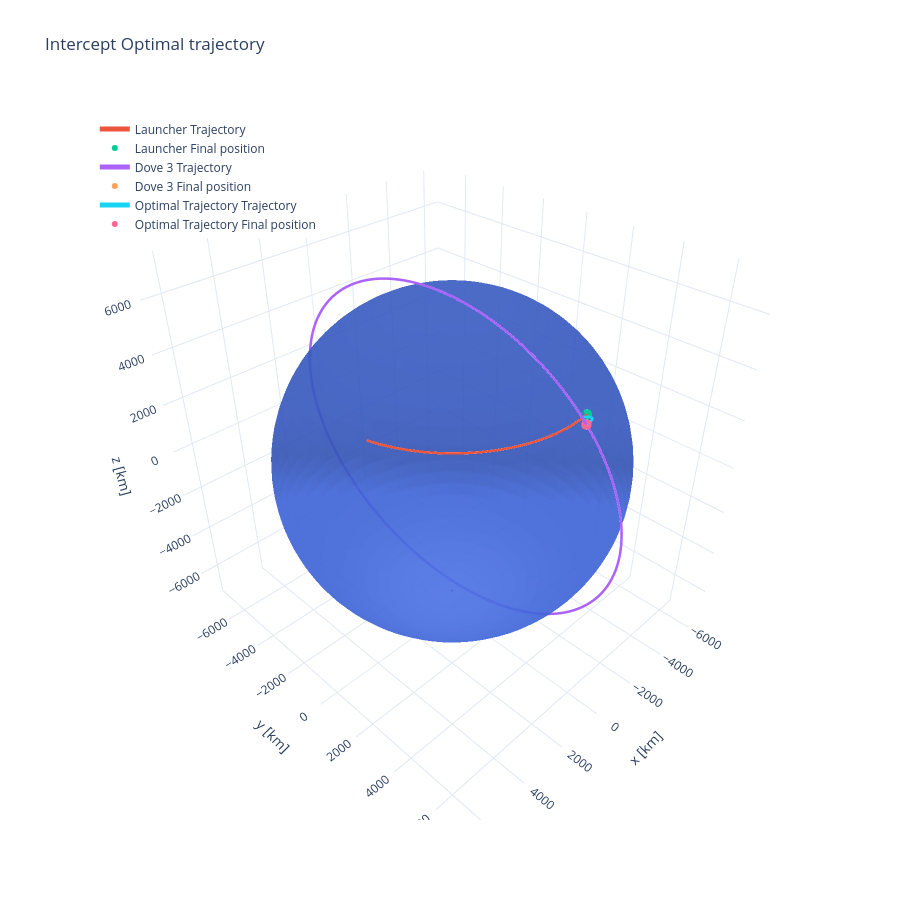

The cell this chart's notebook holds for it:
### Code cell
plot_3d([t_total_utc, t_total_utc, opt_int_t_utc], [launch_r_eci, dove3_r_eci, opt_int_r_arr[0:3,:].T], ["Launcher", "Dove 3", "Optimal Trajectory"], title="Intercept Optimal trajectory", t_max = opt_int_t_utc[-1])

### Figure 1 — Plotly figure (JSON) as saved in the notebook; plotly's stock layout.template omitted (floating-point values rounded to 4 significant figures; data arrays with more than 128 entries replaced by an {"elided": "..."} marker saying what was removed)
{"data": [{"colorscale": [[0, "royalblue"], [1, "royalblue"]], "name": "Earth", "opacity": 0.7, "showscale": false, "type": "surface", "x": {"elided": "80x40 float values"}, "y": {"elided": "80x40 float values"}, "z": {"elided": "80x40 float values"}}, {"line": {"width": 5}, "mode": "lines", "name": "Launcher Trajectory", "type": "scatter3d", "x": {"elided": "1000 float values"}, "y": {"elided": "1000 float values"}, "z": {"elided": "1000 float values"}}, {"marker": {"size": 6}, "mode": "markers", "name": "Launcher Final position", "type": "scatter3d", "x": [-809.4], "y": [5003.0], "z": [3873.0]}, {"line": {"width": 5}, "mode": "lines", "name": "Dove 3 Trajectory", "type": "scatter3d", "x": {"elided": "1000 float values"}, "y": {"elided": "1000 float values"}, "z": {"elided": "1000 float values"}}, {"marker": {"size": 6}, "mode": "markers", "name": "Dove 3 Final position", "type": "scatter3d", "x": [50.26], "y": [5616.0], "z": [4171.0]}, {"line": {"width": 5}, "mode": "lines", "name": "Optimal Trajectory Trajectory", "type": "scatter3d", "x": {"elided": "1000 float values"}, "y": {"elided": "1000 float values"}, "z": {"elided": "1000 float values"}}, {"marker": {"size": 6}, "mode": "markers", "name": "Optimal Trajectory Final position", "type": "scatter3d", "x": [50.26], "y": [5616.0], "z": [4171.0]}], "layout": {"height": 900, "legend": {"x": 0.02, "y": 0.98}, "scene": {"aspectmode": "data", "xaxis": {"title": {"text": "x [km]"}}, "yaxis": {"title": {"text": "y [km]"}}, "zaxis": {"title": {"text": "z [km]"}}}, "title": {"text": "Intercept Optimal trajectory"}}}
